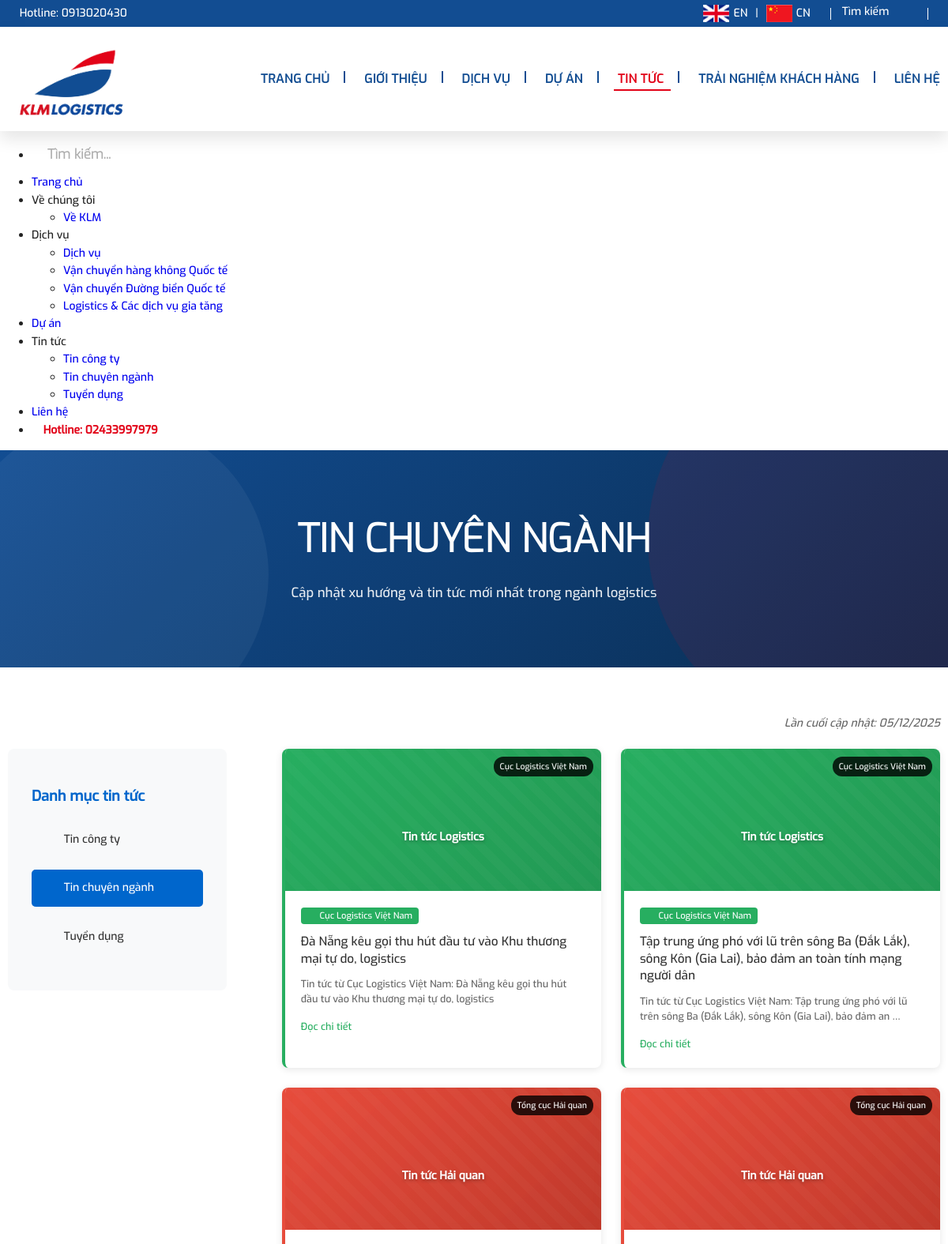
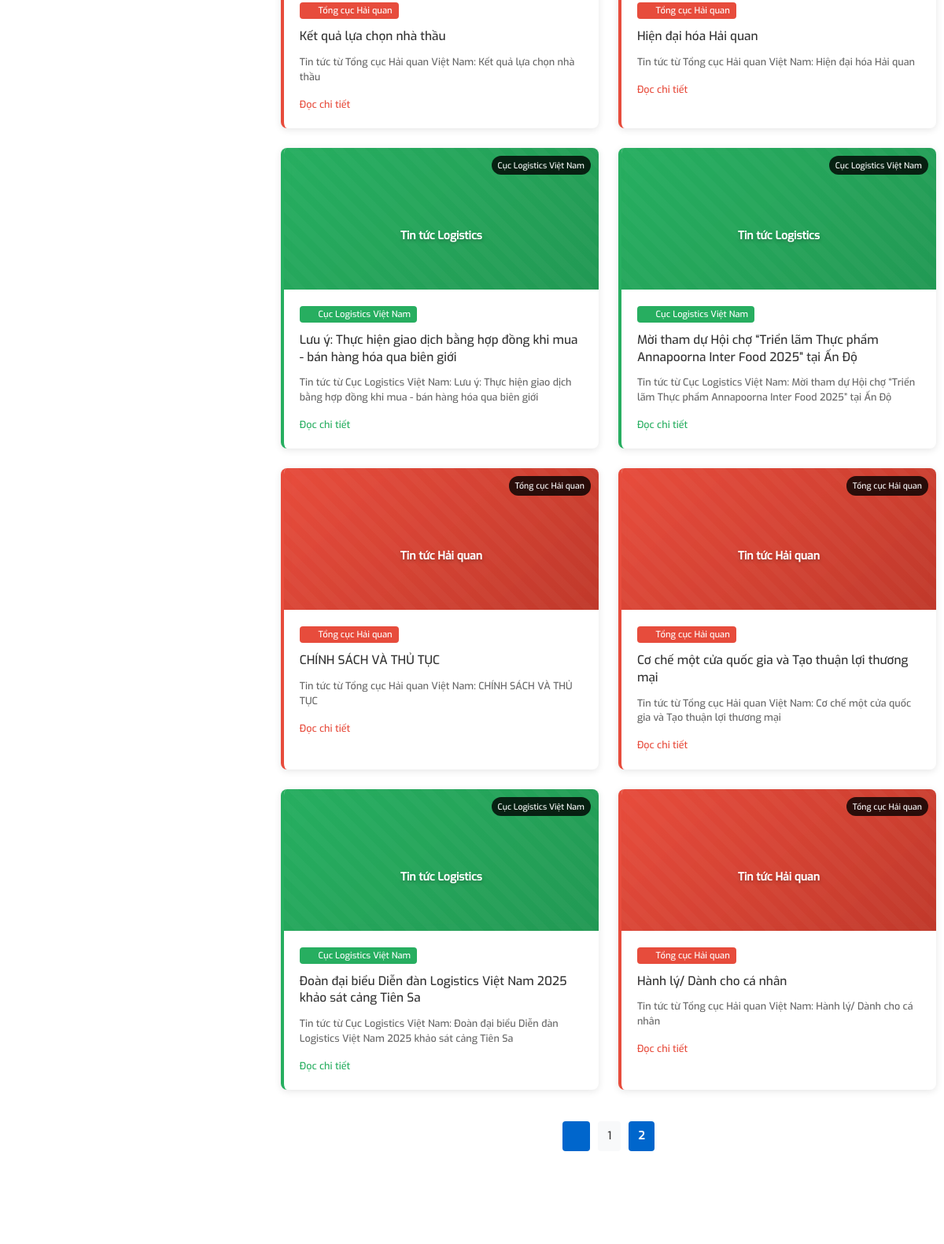
Screenshot of /news/industry/?page=2 (upper part) with the database file from the repository (2 pictures, top to bottom).
### main/models.py (models this page shows, shortened)
class ExternalNews(models.Model):
    SOURCE_CHOICES = [
        ('customs', 'Tổng cục Hải quan'),
        ('logistics', 'Cục Logistics Việt Nam'),
    ]
    title = models.CharField(max_length=300, verbose_name="Tiêu đề")
    summary = models.TextField(blank=True, verbose_name="Tóm tắt")
    source = models.CharField(max_length=20, choices=SOURCE_CHOICES, verbose_name="Nguồn")
    source_url = models.URLField(verbose_name="Liên kết gốc")
    published_date = models.DateTimeField(verbose_name="Ngày xuất bản")
    fetched_at = models.DateTimeField(default=timezone.now, verbose_name="Ngày lấy tin")
    is_active = models.BooleanField(default=True, verbose_name="Hiển thị")
    class Meta:
        ordering = ['-published_date']
        verbose_name = "Tin chuyên ngành"
        verbose_name_plural = "Tin chuyên ngành"
        unique_together = ['source_url', 'source']
    @property
    def default_image_title(self):
        source_names = {
            'customs': 'Tin tức Hải quan',
            'logistics': 'Tin tức Logistics'
        }
        return source_names.get(self.source, 'Tin tức chuyên ngành')

### main/views.py (the view)
# urls.py: path('news/industry/', views.industry_news, name='industry_news'),
def industry_news(request):
    external_news = ExternalNews.objects.filter(is_active=True)
    paginator = Paginator(external_news, 10)  # Show 10 news per page
    page_number = request.GET.get('page')
    news_page = paginator.get_page(page_number)
    context = {
        'external_news': news_page,
        'current_category': 'industry',
        'page_title': 'Tin chuyên ngành'
    }
    return render(request, 'news/industry.html', context)

### templates/news/industry.html (shortened to what this page needs)
{% extends 'base.html' %} {% load static %} {% block title %}{{ page_title }} - KLM Logistics{% endblock %} {% block content %}
<div
  class="news-hero"
  style="
    background: linear-gradient(135deg, #124d92 0%, #0a2d52 100%);
    padding: 80px 0;
    position: relative;
    overflow: hidden;
  ">
  <div
    style="
      position: absolute;
      top: -50%;
      right: -10%;
      width: 500px;
      height: 500px;
      background: rgba(226, 3, 24, 0.1);
      border-radius: 50%;
      z-index: 0;
    "></div>
  <div
    style="
      position: absolute;
      bottom: -30%;
      left: -5%;
      width: 400px;
      height: 400px;
      background: rgba(255, 255, 255, 0.05);
      border-radius: 50%;
      z-index: 0;
    "></div>
  <div class="grid" style="position: relative; z-index: 1; text-align: center">
    <h1
      style="
        font-size: 3.5rem;
        color: white;
        margin: 0 0 20px 0;
        font-weight: 700;
        font-family: exo-l;
      ">
      Tin chuyên ngành
    </h1>
    <p
      style="
        font-size: 1.2rem;
        color: rgba(255, 255, 255, 0.9);
        line-height: 1.8;
        max-width: 800px;
        margin: 0 auto;
      ">
      Cập nhật xu hướng và tin tức mới nhất trong ngành logistics
    </p>
  </div>
</div>
<div class="news-content-wrapper" style="padding: 60px 0">
  <div class="grid">
    <div
      style="
        text-align: right;
        margin-bottom: 20px;
        color: #666;
        font-style: italic;
      ">
      Lần cuối cập nhật: {% now "d/m/Y" %}
    </div>
    <div class="flex-container">
      <div class="cell-1-4">
        <div
          class="news-menu"
          style="
            background: #f8f9fa;
            padding: 30px;
            border-radius: 8px;
            position: sticky;
            top: 20px;
          ">
          <h3
            style="
              color: #0066cc;
              margin-bottom: 20px;
              font-size: 1.3rem;
              font-weight: 600;
            ">
            Danh mục tin tức
          </h3>
          <ul style="list-style: none; padding: 0; margin: 0">
            <li style="margin-bottom: 15px">
              <a
                href="{% url 'company_news' %}"
                style="
                  display: block;
                  padding: 12px 15px;
                  color: #333;
                  text-decoration: none;
                  border-radius: 5px;
                  transition: all 0.3s ease;
                  border-left: 3px solid transparent;
                ">
                <i class="fas fa-building" style="margin-right: 8px"></i>
                Tin công ty
              </a>
            </li>
            <li style="margin-bottom: 15px">
              <a
                href="{% url 'industry_news' %}"
                style="
                  display: block;
                  padding: 12px 15px;
                  color: white;
                  text-decoration: none;
                  border-radius: 5px;
                  transition: all 0.3s ease;
                  border-left: 3px solid #0066cc;
                  background: #0066cc;
                ">
                <i class="fas fa-industry" style="margin-right: 8px"></i>
                Tin chuyên ngành
              </a>
            </li>
            <li style="margin-bottom: 15px">
              <a
                href="{% url 'recruitment' %}"
                style="
                  display: block;
                  padding: 12px 15px;
                  color: #333;
                  text-decoration: none;
                  border-radius: 5px;
                  transition: all 0.3s ease;
                  border-left: 3px solid transparent;
                ">
                <i class="fas fa-user-tie" style="margin-right: 8px"></i>
                Tuyển dụng
              </a>
            </li>
          </ul>
        </div>
      </div>
      <div class="cell-3-4" style="padding-left: 40px">
        {% if external_news %}
        <div
          class="external-news-grid"
          style="
            display: grid;
            grid-template-columns: repeat(auto-fit, minmax(350px, 1fr));
            gap: 25px;
            margin-bottom: 40px;
          ">
          {% for news in external_news %}
          <article
            class="external-news-card"
            style="background: white; border-radius: 8px; box-shadow: 0 2px 10px rgba(0,0,0,0.1); overflow: hidden; transition: transform 0.3s ease, box-shadow 0.3s ease; border-left: 4px solid {% if news.source == 'customs' %}#e74c3c{% else %}#27ae60{% endif %}">
            <div
              class="news-image"
              style="height: 180px; overflow: hidden; position: relative">
              <div
                style="
                  width: 100%;
                  height: 100%;
                  background: linear-gradient(
                    135deg,
                    {% if news.source == 'customs' %}#e74c3c,
                    #c0392b{% else %}#27ae60,
                    #229954{% endif %}
                  );
                  display: flex;
                  align-items: center;
                  justify-content: center;
                  position: relative;
                ">
                <div style="text-align: center; color: white; z-index: 2">
                  <i
                    class="fas {% if news.source == 'customs' %}fa-balance-scale{% else %}fa-shipping-fast{% endif %}"
                    style="
                      font-size: 2.5rem;
                      margin-bottom: 10px;
                      opacity: 0.9;
                    "></i>
                  <div
                    style="
                      font-size: 1rem;
                      font-weight: 600;
                      text-shadow: 0 2px 4px rgba(0, 0, 0, 0.3);
                    ">
                    {{ news.default_image_title }}
                  </div>
                </div>
                <div
                  style="
                    position: absolute;
                    top: 0;
                    left: 0;
                    width: 100%;
                    height: 100%;
                    background-image: repeating-linear-gradient(
                      45deg,
                      transparent,
                      transparent 10px,
                      rgba(255, 255, 255, 0.1) 10px,
                      rgba(255, 255, 255, 0.1) 20px
                    );
                    opacity: 0.3;
                  "></div>
              </div>
              <div
                style="
                  position: absolute;
                  top: 10px;
                  right: 10px;
                  background: rgba(0, 0, 0, 0.8);
                  color: white;
                  padding: 4px 8px;
                  border-radius: 12px;
                  font-size: 0.75rem;
                  font-weight: 500;
                ">
                {{ news.get_source_display }}
              </div>
            </div>
            <div class="news-content" style="padding: 20px">
              <div class="news-meta" style="margin-bottom: 12px">
                <span
                  style="background: {% if news.source == 'customs' %}#e74c3c{% else %}#27ae60{% endif %}; color: white; padding: 3px 8px; border-radius: 4px; font-size: 0.8rem; margin-right: 8px">
                  <i
                    class="fas {% if news.source == 'customs' %}fa-university{% else %}fa-truck{% endif %}"
                    style="margin-right: 4px"></i>
                  {{ news.get_source_display }}
                </span>
              </div>
              <h3
                style="
                  margin: 0 0 12px 0;
                  font-size: 1.1rem;
                  line-height: 1.4;
                  color: #333;
                ">
                {{ news.title }}
              </h3>
              <p
                style="
                  color: #666;
                  margin: 0 0 15px 0;
                  font-size: 0.9rem;
                  line-height: 1.5;
                ">
                {{ news.summary|truncatewords:25 }}
              </p>
              <div
                style="
                  display: flex;
                  justify-content: space-between;
                  align-items: center;
                ">
                <a
                  href="{{ news.source_url }}"
                  target="_blank"
                  rel="noopener noreferrer"
                  style="color: {% if news.source == 'customs' %}#e74c3c{% else %}#27ae60{% endif %}; text-decoration: none; font-weight: 500; font-size: 0.9rem; transition: color 0.3s ease; display: inline-flex; align-items: center">
                  Đọc chi tiết
                  <i
                    class="fas fa-external-link-alt"
                    style="margin-left: 6px; font-size: 0.8rem"></i>
                </a>
              </div>
            </div>
          </article>
          {% endfor %}
        </div>
        {% if external_news.has_other_pages %}
        <div
          class="pagination-wrapper"
          style="text-align: center; margin-top: 40px">
          <div
            class="pagination"
            style="display: inline-flex; gap: 10px; align-items: center">
            {% if external_news.has_previous %}
            <a
              href="?page={{ external_news.previous_page_number }}"
              style="
                padding: 8px 12px;
                background: #0066cc;
                color: white;
                text-decoration: none;
                border-radius: 4px;
                transition: background 0.3s ease;
              ">
              <i class="fas fa-chevron-left"></i>
            </a>
            {% endif %} {% for num in external_news.paginator.page_range %} {% if external_news.number == num %}
            <span
              style="
                padding: 8px 12px;
                background: #0066cc;
                color: white;
                border-radius: 4px;
                font-weight: 600;
              ">
              {{ num }}
            </span>
            {% elif num > external_news.number|add:'-3' and num < external_news.number|add:'3' %}
            <a
              href="?page={{ num }}"
              style="
                padding: 8px 12px;
                background: #f8f9fa;
                color: #333;
                text-decoration: none;
                border-radius: 4px;
                transition: background 0.3s ease;
              ">
              {{ num }}
            </a>
            {% endif %} {% endfor %}
          </div>
        </div>
        {% endif %} {% endif %}
      </div>
    </div>
  </div>
</div>
{% endblock %}

### static/css/style.css (style rules this page uses)
html, body { overflow-x: hidden; overflow-y: auto; width: 100%; font-family: exo; font-size: 14px; padding: 0px; margin: 0px; color: #222; line-height: 1.6; font-weight: normal; }
h1, h2, h3, h4, h5, h6 { line-height: normal; font-weight: normal; }
.pagination { display: flex; justify-content: center; align-items: center; }
::placeholder { color: #afafaf; opacity: 1; }
h1 { color: #FFF; font-family: exo-l; text-transform: uppercase; }

### static/css/grid.css (style rules this page uses)
*, *:after, *:before { -webkit-box-sizing: border-box; -moz-box-sizing: border-box; box-sizing: border-box; }
body { overflow: hidden; width: 100%; margin: 0px; }
[class*='cell-'] { float: left; }
.grid { width: 100%; max-width: 1110px; margin: 0 auto; }
.grid:after { content: ""; display: table; clear: both; }
.flex-container { padding: 0; margin: 0; display: -webkit-box; display: -moz-box; display: -ms-flexbox; display: -webkit-flex; display: flex; -webkit-flex-flow: row wrap; -ms-flex-flow: row wrap; -moz-flex-flow: row wrap; flex-flow: row wrap; width: 100%; justify-content: space-between }
.cell-1-4 { float: left; width: 23.5%; }
.cell-3-4 { float: left; width: 74%; }
@media handheld,
only screen and (max-width: 1200px) { .grid { max-width: 100%; min-width: 0; margin-left: 0px; margin-right: 0px; padding-left: 10px; padding-right: 10px; margin: 0 auto; } }

### templates/news/industry.html (style rules this page uses)
.external-news-card { animation: fadeInUp 0.6s ease-out; }
.external-news-card .news-image [style*="position: absolute"] { backdrop-filter: blur(4px); }

### rows the page displays
ExternalNews: default_image_title "Tin tức Logistics", source "Cục Logistics Việt Nam", title "Đà Nẵng kêu gọi thu hút đầu tư vào Khu thương mại tự do, logistics", summary "Tin tức từ Cục Logistics Việt Nam: Đà Nẵng kêu gọi thu hút đầu tư vào Khu thương mại tự do, logistics"
ExternalNews: default_image_title "Tin tức Logistics", source "Cục Logistics Việt Nam", title "Tập trung ứng phó với lũ trên sông Ba (Đắk Lắk), sông Kôn (Gia Lai), bảo đảm an toàn tính mạng người dân", summary "Tin tức từ Cục Logistics Việt Nam: Tập trung ứng phó với lũ trên sông Ba (Đắk Lắk), sông Kôn (Gia Lai), bảo đảm an …"
ExternalNews: default_image_title "Tin tức Hải quan", source "Tổng cục Hải quan", title "Kết quả lựa chọn nhà thầu", summary "Tin tức từ Tổng cục Hải quan Việt Nam: Kết quả lựa chọn nhà thầu"
ExternalNews: default_image_title "Tin tức Hải quan", source "Tổng cục Hải quan", title "Hiện đại hóa Hải quan", summary "Tin tức từ Tổng cục Hải quan Việt Nam: Hiện đại hóa Hải quan"
ExternalNews: default_image_title "Tin tức Logistics", source "Cục Logistics Việt Nam", title "Lưu ý: Thực hiện giao dịch bằng hợp đồng khi mua - bán hàng hóa qua biên giới", summary "Tin tức từ Cục Logistics Việt Nam: Lưu ý: Thực hiện giao dịch bằng hợp đồng khi mua - bán hàng hóa qua biên giới"
ExternalNews: default_image_title "Tin tức Logistics", source "Cục Logistics Việt Nam", title "Mời tham dự Hội chợ “Triển lãm Thực phẩm Annapoorna Inter Food 2025” tại Ấn Độ", summary "Tin tức từ Cục Logistics Việt Nam: Mời tham dự Hội chợ “Triển lãm Thực phẩm Annapoorna Inter Food 2025” tại Ấn Độ"
ExternalNews: default_image_title "Tin tức Hải quan", source "Tổng cục Hải quan", title "CHÍNH SÁCH VÀ THỦ TỤC", summary "Tin tức từ Tổng cục Hải quan Việt Nam: CHÍNH SÁCH VÀ THỦ TỤC"
ExternalNews: default_image_title "Tin tức Hải quan", source "Tổng cục Hải quan", title "Cơ chế một cửa quốc gia và Tạo thuận lợi thương mại", summary "Tin tức từ Tổng cục Hải quan Việt Nam: Cơ chế một cửa quốc gia và Tạo thuận lợi thương mại"
ExternalNews: default_image_title "Tin tức Logistics", source "Cục Logistics Việt Nam", title "Đoàn đại biểu Diễn đàn Logistics Việt Nam 2025 khảo sát cảng Tiên Sa", summary "Tin tức từ Cục Logistics Việt Nam: Đoàn đại biểu Diễn đàn Logistics Việt Nam 2025 khảo sát cảng Tiên Sa"
ExternalNews: default_image_title "Tin tức Hải quan", source "Tổng cục Hải quan", title "Hành lý/ Dành cho cá nhân", summary "Tin tức từ Tổng cục Hải quan Việt Nam: Hành lý/ Dành cho cá nhân"

### other values shown
{{ num }} "1"
{{ num }} "2"
